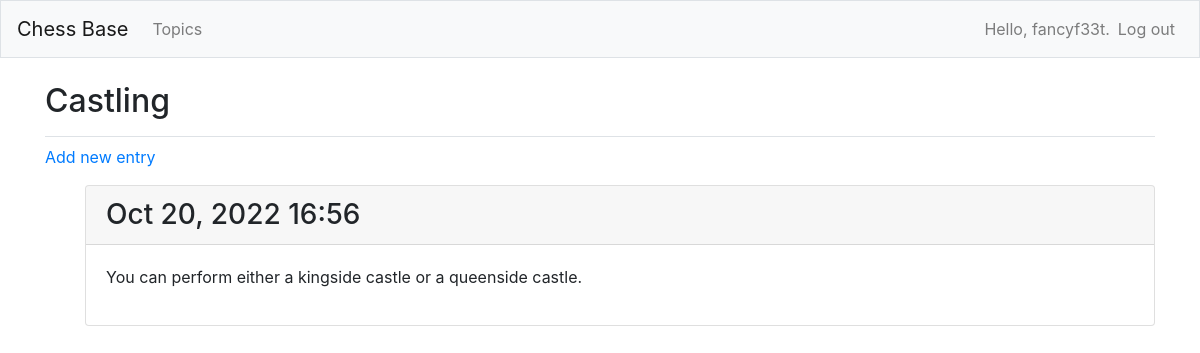
The page /topics/4/ (signed in) on the database as committed earlier.
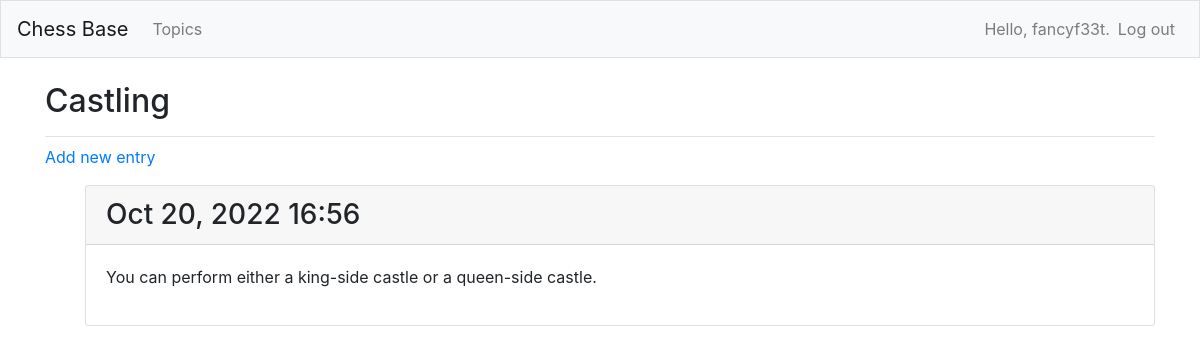
The same page on the database as committed later.
### chess_bases/models.py (models this page shows)
class Entry(models.Model):
    topic = models.ForeignKey(Topic, on_delete=models.CASCADE)
    text = models.TextField()
    date_added = models.DateTimeField(auto_now_add=True)
    class Meta:
        verbose_name_plural = 'entries'

### chess_bases/views.py (the view)
# urls.py: path('topics/<int:topic_id>/', views.topic, name='topic'),
@login_required
def topic(request, topic_id):
    topic = Topic.objects.get(id=topic_id)
    if topic.owner != request.user:
        raise Http404
    entries = topic.entry_set.order_by('-date_added')
    context = {'topic': topic, 'entries': entries}
    return render(request, 'chess_bases/topic.html', context)

### chess_bases/models.py (called while the page is built)
    def __str__(self):
        return self.text

### chess_bases/templates/chess_bases/topic.html (shortened to what this page needs)
{% extends 'chess_bases/base.html' %}
{% block page_header %}
<h2>{{ topic }}</h2>
{% endblock page_header %}
{% block content %}
<p>
    <a href="{% url 'chess_bases:new_entry' topic.id %}">Add new entry</a>
</p>
<ul>
    {% for entry in entries %}
    <div class="card mb-3">
        <h3 class="card-header">
            {{ entry.date_added|date:'M d, Y H:i' }}
        </h3>
        <div class="card-body">
            {{ entry.text|linebreaks }}
        </div>
    </div>
    {% empty %}
    <p>There are no entries for this topic yet...</p>
    {% endfor %}
</ul>
{% endblock content %}

Rows that differ between the two databases and show on the page:
changed Entry: text "You can perform either a kingside castle or a queenside castle." → "You can perform either a king-side castle or a queen-side castle."
